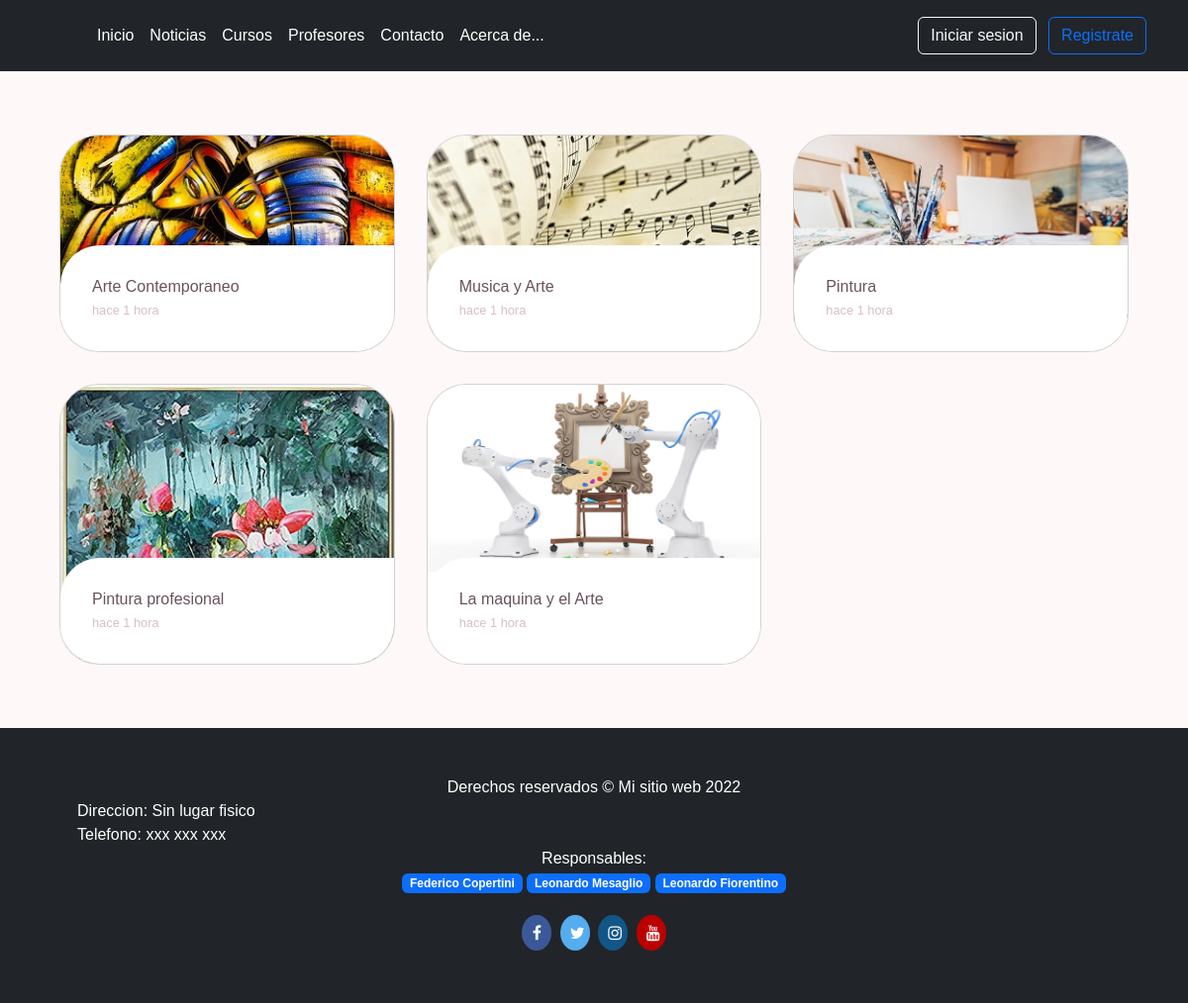
/noticias, run on the app's committed database.
### Academia_Arte/models.py (models this page shows)
class Noticias(models.Model):
    titulo_noticia = models.CharField(max_length=50)
    imagen_noticia = models.ImageField(upload_to='images/')
    descripcion_noticia = models.CharField(max_length=200)
    noticia_noticia = models.CharField(max_length=2000)

### Academia_Arte/views.py (the view)
# urls.py: path('noticias', VNoticias, name ='noticias'),
def VNoticias (request):
    noticias = Noticias.objects.all()
    return render (request, "Academia_Arte/noticias.html",{"noticias":noticias})

### Academia_Arte/templates/Academia_Arte/noticias.html (shortened to what this page needs)
{% extends 'Academia_Arte/base.html' %}
{% block content %}
<ul class="cards">
  <li>
    {% for n in noticias %}
    <a href="{% url 'Detalle' n.id %}" class="card">
      <img src="{{n.imagen_noticia.url}}" class="card__image" alt="" />
      <div class="card__overlay">
        <div class="card__header">
          <svg class="card__arc" xmlns="http://www.w3.org/2000/svg" xmlns:xlink="http://www.w3.org/1999/xlink"><path /></svg>
          <div class="card__header-text">
            <h3 class="card__title">{{n.titulo_noticia}}</h3>
            <span class="card__status">hace 1 hora</span>
          </div>
        </div>
      </div>
    </a>
  </li>
  {% endfor %}
</ul>
{% endblock %}

### Academia_Arte/templates/Academia_Arte/noticias.html (style rules this page uses)
:root { --surface-color: #fff; --curve: 40; }
* { box-sizing: border-box; }
body { font-family: 'Noto Sans JP', sans-serif; background-color: #fef8f8; }
.cards { display: grid; grid-template-columns: repeat(auto-fit, minmax(300px, 1fr)); gap: 2rem; margin: 4rem 5vw; padding: 0; list-style-type: none; }
.card { position: relative; display: block; height: 100%; border-radius: calc(var(--curve) * 1px); overflow: hidden; text-decoration: none; }
.card__image { width: 100%; height: auto; }
.card__overlay { position: absolute; bottom: 0; left: 0; right: 0; z-index: 1; border-radius: calc(var(--curve) * 1px); background-color: var(--surface-color); transform: translateY(100%); transition: .2s ease-in-out; }
.card__header { position: relative; display: flex; align-items: center; gap: 2em; padding: 2em; border-radius: calc(var(--curve) * 1px) 0 0 0; background-color: var(--surface-color); transform: translateY(-100%); transition: .2s ease-in-out; }
.card__arc { width: 80px; height: 80px; position: absolute; bottom: 100%; right: 0; z-index: 1; }
.card__title { font-size: 1em; margin: 0 0 .3em; color: #6A515E; }
.card__status { font-size: .8em; color: #D7BDCA; }

### data on the page
Noticias: imagen_noticia (picture), titulo_noticia "Arte Contemporaneo"
Noticias: imagen_noticia (picture), titulo_noticia "Musica y Arte"
Noticias: imagen_noticia (picture), titulo_noticia "Pintura"
Noticias: imagen_noticia (picture), titulo_noticia "Pintura profesional"
Noticias: imagen_noticia (picture), titulo_noticia "La maquina y el Arte"
